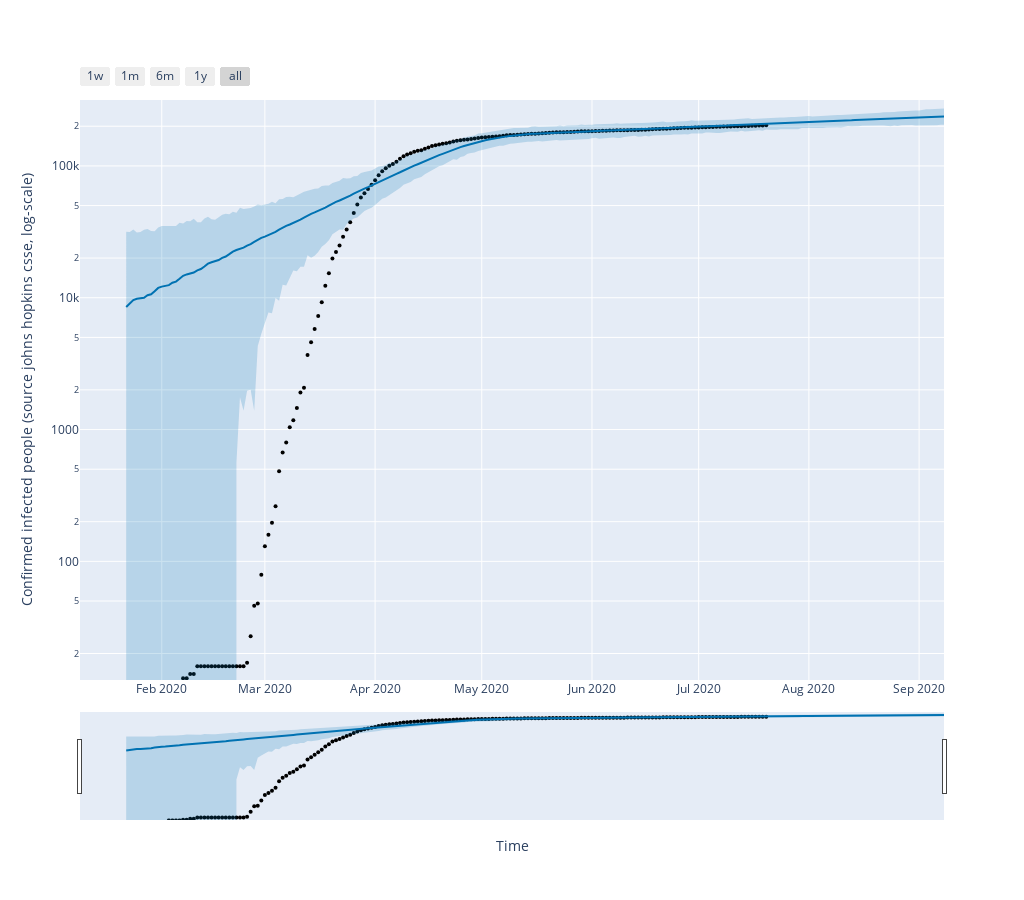

The cell this chart's notebook holds for it:
### Code cell
import plotly.offline as py
from fbprophet.plot import plot_plotly

fig=plot_plotly(my_model,forecast) # This returns a plotly figure

fig.update_layout(
    width=1024,
    height=900,
    xaxis_title="Time",
    yaxis_title="Confirmed infected people (source johns hopkins csse, log-scale)",
    )
fig.update_yaxes(type="log",range=[1.1,5.5])
py.iplot(fig)

### Figure 1 — Plotly figure (JSON) as saved in the notebook; plotly's stock layout.template omitted (floating-point values rounded to 4 significant figures; data arrays with more than 128 entries replaced by an {"elided": "..."} marker saying what was removed)
{"data": [{"marker": {"color": "black", "size": 4}, "mode": "markers", "name": "Actual", "type": "scatter", "x": {"elided": "181 str values"}, "y": {"elided": "181 int values"}}, {"hoverinfo": "skip", "line": {"width": 0}, "mode": "lines", "type": "scatter", "x": {"elided": "231 str values"}, "y": {"elided": "231 float values"}}, {"fill": "tonexty", "fillcolor": "rgba(0, 114, 178, 0.2)", "line": {"color": "#0072B2", "width": 2}, "mode": "lines", "name": "Predicted", "type": "scatter", "x": {"elided": "231 str values"}, "y": {"elided": "231 float values"}}, {"fill": "tonexty", "fillcolor": "rgba(0, 114, 178, 0.2)", "hoverinfo": "skip", "line": {"width": 0}, "mode": "lines", "type": "scatter", "x": {"elided": "231 str values"}, "y": {"elided": "231 float values"}}, {"line": {"color": "black", "dash": "dash", "width": 2}, "mode": "lines", "name": "Cap", "type": "scatter", "x": {"elided": "231 str values"}, "y": {"elided": "231 int values"}}], "layout": {"height": 900, "showlegend": false, "width": 1024, "xaxis": {"rangeselector": {"buttons": [{"count": 7, "label": "1w", "step": "day", "stepmode": "backward"}, {"count": 1, "label": "1m", "step": "month", "stepmode": "backward"}, {"count": 6, "label": "6m", "step": "month", "stepmode": "backward"}, {"count": 1, "label": "1y", "step": "year", "stepmode": "backward"}, {"step": "all"}]}, "rangeslider": {"visible": true}, "title": {"text": "Time"}, "type": "date"}, "yaxis": {"range": [1.1, 5.5], "title": {"text": "Confirmed infected people (source johns hopkins csse, log-scale)"}, "type": "log"}}}
